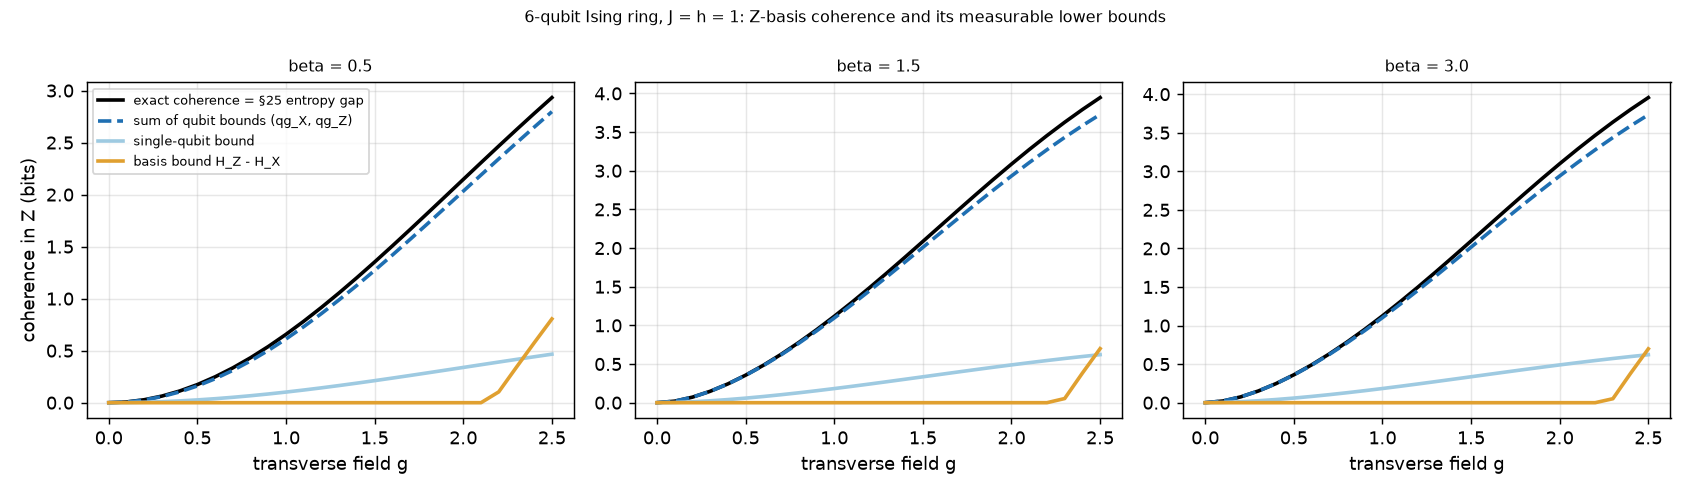

Source code (Python):
"""
Is the §25 entropy gap a witness of quantum coherence? Thermal states of
the transverse-field Ising ring, exact and with finite shots.

§25 found that for a 6-qubit Ising ring (H = -J sum Z_i Z_{i+1} - h sum Z_i
- g sum X_i, J = h = 1) the Z-basis entropy written in qg units,
Sum_i qg_S,i - qg_correlation = H(Z-basis outcomes), equals the
thermodynamic entropy S(rho) exactly when g = 0 and exceeds it when
g > 0. That gap is a known quantity: it is the relative entropy of
coherence in the Z basis [Baumgratz, Cramer, Plenio, PRL 113, 140401
(2014)],

    C(rho) = H(diag rho) - S(rho) >= 0,  = 0 iff rho is diagonal in Z.

So the gap is an exact coherence measure, but it needs S(rho), which Z
counts cannot give. Two lower bounds that ARE measurable:

  * qubit bound (qg): partial trace is an incoherent operation, so
    C(rho) >= C(rho_i) for every qubit. For one qubit with Bloch vector
    (qg_X, qg_Y, qg_Z), |r| = sqrt(qg_X^2 + qg_Y^2 + qg_Z^2) and
        C(rho_i) = H((1 + qg_Z)/2) - H((1 + |r|)/2) = qg_S(qg_Z) - qg_S(|r|).
    It needs only the single-qubit qg in two bases (X and Z here; Y = 0
    for this real Hamiltonian). With translation invariance all sites
    give the same value and can be averaged. Also: qg_X != 0 alone
    certifies coherence, because a diagonal state has <X_i> = 0.
  * sum bound (qg): C is superadditive over qubits,
        C(rho) - Sum_i C(rho_i) = T(rho) - qg_correlation >= 0,
    where T is the quantum total correlation and qg_correlation the
    Z-outcome total correlation (local dephasing cannot increase total
    correlation). So C(rho) >= Sum_i [qg_S(qg_Z,i) - qg_S(|r_i|)], still
    from single-qubit qg in two bases.
  * basis bound: S(rho) <= H(outcomes in ANY basis), so
        C(rho) >= H_Z - H_X,
    the difference of the joint Shannon entropies of the Z- and X-basis
    counts (2^n outcomes each).

Findings (6-qubit ring, J = h = 1):

  * The sum bound from single-qubit qg captures 92-100% of the exact
    Z-basis coherence over beta in [0.25, 3], g in [0.25, 2] (e.g.
    0.354 of 0.356 bits at beta = 1.5, g = 0.5; 2.94 of 3.10 at
    beta = 3, g = 2). The remainder is T - qg_correlation, the part of
    the correlations that the Z basis does not see.
  * The single-qubit bound alone gets only ~16% (it is the sum bound
    divided by n here, by translation invariance).
  * The basis bound H_Z - H_X is useless for these states: it is
    negative almost everywhere (down to -6 bits) because the X-basis
    outcomes are nearly uniform; it turns positive only for a strong
    field (g > ~2.1, e.g. +0.13 of 0.89 at beta = 0.25, g = 2).
  * Finite shots: the qg bounds need few shots (sum bound 0.26 ± 0.11
    at 100 shots, 0.32 ± 0.04 at 1000, exact 0.354, beta = 1.5,
    g = 0.5; small downward bias at 100 shots). At g = 0 (no coherence)
    they read ~0.001 bits and the |qg_X| test at 3 sigma fires in
    0.3-0.5% of runs, the nominal rate.
  * Where it fails: for a graph (cluster) state every reduced qubit is
    I/2, so the qg bounds are 0 while C = n bits -- the same Z-basis
    blind spot as in the first preprint. The tightness above is a
    property of these thermal states, not a general law.

The superadditivity of the relative entropy of coherence is known in
the coherence literature; what qg adds is that the bound is two
single-qubit qg values per site, with the §25 decomposition naming the
missing term.
"""

import math
import os
import sys

import numpy as np

sys.path.insert(0, os.path.dirname(os.path.abspath(__file__)))
sys.path.insert(0, os.path.join(os.path.dirname(os.path.abspath(__file__)), ".."))

from thermal_states_qg_tanh import _site_op, gibbs, ising_ring, von_neumann_bits  # noqa: E402

N_SITES = 6
X = np.array([[0.0, 1.0], [1.0, 0.0]])
Z = np.diag([1.0, -1.0])
HAD = np.array([[1.0, 1.0], [1.0, -1.0]]) / math.sqrt(2)
BETAS = (0.25, 0.5, 1.0, 1.5, 2.0, 3.0)
GS = (0.0, 0.25, 0.5, 1.0, 1.5, 2.0)


def shannon_bits(p):
    p = np.asarray(p, dtype=float)
    p = p[p > 0]
    return float(-(p * np.log2(p)).sum())


def binary_entropy(p):
    return shannon_bits([p, 1 - p])


def _hadamard_all(n):
    out = np.array([[1.0]])
    for _ in range(n):
        out = np.kron(out, HAD)
    return out


def thermal_state(beta, g, n=N_SITES, j=1.0, h=1.0):
    return gibbs(ising_ring(n, j, h, g), beta)


def exact_coherence(rho):
    """Relative entropy of coherence in Z = the §25 entropy gap."""
    return shannon_bits(np.real(np.diag(rho))) - von_neumann_bits(rho)


def bloch_site0(rho, n=N_SITES):
    return (float(np.real(np.trace(_site_op(X, 0, n) @ rho))), float(np.real(np.trace(_site_op(Z, 0, n) @ rho))))


def qubit_bound_from_qg(qg_x, qg_z, qg_y=0.0):
    r = min(math.sqrt(qg_x**2 + qg_y**2 + qg_z**2), 1.0)
    return binary_entropy((1 + qg_z) / 2) - binary_entropy((1 + r) / 2)


def z_and_x_distributions(rho, n=N_SITES):
    hh = _hadamard_all(n)
    return np.clip(np.real(np.diag(rho)), 0, None), np.clip(np.real(np.diag(hh @ rho @ hh)), 0, None)


def exact_row(beta, g):
    rho = thermal_state(beta, g)
    pz, px = z_and_x_distributions(rho)
    qx, qz = bloch_site0(rho)
    return {"C": exact_coherence(rho), "qubit": qubit_bound_from_qg(qx, qz),
            "sum": N_SITES * qubit_bound_from_qg(qx, qz),
            "basis": shannon_bits(pz) - shannon_bits(px), "qg_x": qx, "qg_z": qz, "S": von_neumann_bits(rho)}


def graph_state_counterexample(n=N_SITES):
    """Ring cluster state: (exact C, qg sum bound) = (n, 0)."""
    psi = np.ones(2**n) / math.sqrt(2**n)
    idx = np.arange(2**n)
    for i in range(n):
        j = (i + 1) % n
        psi = psi * np.where(((idx >> i) & 1) & ((idx >> j) & 1), -1.0, 1.0)
    rho = np.outer(psi, psi)
    qx, qz = bloch_site0(rho, n)
    return exact_coherence(rho), n * qubit_bound_from_qg(qx, qz)


# --------------------------------------------------------------------- #
# finite shots
# --------------------------------------------------------------------- #
def miller_madow(counts):
    n = counts.sum()
    k = int((counts > 0).sum())
    return shannon_bits(counts / n) + (k - 1) / (2 * n * math.log(2))


def sampled_bounds(beta, g, shots, rng):
    """Both bounds from `shots` Z-basis and `shots` X-basis measurements."""
    rho = thermal_state(beta, g)
    pz, px = z_and_x_distributions(rho)
    cz = rng.multinomial(shots, pz / pz.sum())
    cx = rng.multinomial(shots, px / px.sum())
    bits = (np.arange(2**N_SITES)[:, None] >> np.arange(N_SITES)) & 1
    sign = 1 - 2 * bits  # per-site +-1
    qz = float((cz @ sign).mean() / shots)  # site-averaged qg_Z
    qx = float((cx @ sign).mean() / shots)  # site-averaged qg_X
    return {"qubit": qubit_bound_from_qg(qx, qz), "sum": N_SITES * qubit_bound_from_qg(qx, qz), "basis_plugin": shannon_bits(cz / shots) - shannon_bits(cx / shots),
            "basis_mm": miller_madow(cz) - miller_madow(cx), "qg_x": qx}


def shot_table(shots_list=(100, 1000, 10000), cases=((1.5, 0.5), (1.5, 1.5), (0.5, 1.0)), reps=200, seed=0):
    rng = np.random.default_rng(seed)
    out = {}
    for beta, g in cases:
        ex = exact_row(beta, g)
        for shots in shots_list:
            rows = [sampled_bounds(beta, g, shots, rng) for _ in range(reps)]
            out[(beta, g, shots)] = {
                "exact": ex,
                **{k: (float(np.mean([r[k] for r in rows])), float(np.std([r[k] for r in rows])))
                   for k in ("qubit", "sum", "basis_plugin", "basis_mm")},
            }
    return out


def false_positive_rate(shots, beta=1.5, reps=400, seed=1, z_sigma=3.0):
    """g = 0 (no coherence): how often does each estimated bound exceed
    z_sigma times its own shot-noise standard error? The qubit bound is
    tested through |qg_X| (standard error sqrt(1/(n shots))); the basis
    bound through its bootstrap-free delta-method error ~ sqrt(2 Var/shots)."""
    rng = np.random.default_rng(seed)
    fp_qx, fp_basis = 0, 0
    rho = thermal_state(beta, 0.0)
    pz, px = z_and_x_distributions(rho)
    var_z = float((pz * np.log2(np.clip(pz, 1e-300, None)) ** 2).sum() - shannon_bits(pz) ** 2)
    var_x = float((px * np.log2(np.clip(px, 1e-300, None)) ** 2).sum() - shannon_bits(px) ** 2)
    se_basis = math.sqrt((var_z + var_x) / shots)
    for _ in range(reps):
        r = sampled_bounds(beta, 0.0, shots, rng)
        if abs(r["qg_x"]) > z_sigma / math.sqrt(N_SITES * shots):
            fp_qx += 1
        if r["basis_mm"] > z_sigma * se_basis:
            fp_basis += 1
    return fp_qx / reps, fp_basis / reps


def make_figure(path):
    import matplotlib

    matplotlib.use("Agg")
    import matplotlib.pyplot as plt

    gs = np.linspace(0, 2.5, 26)
    fig, axes = plt.subplots(1, 3, figsize=(13, 3.8), sharey=False)
    for ax, beta in zip(axes, (0.5, 1.5, 3.0)):
        rows = [exact_row(beta, g) for g in gs]
        ax.plot(gs, [r["C"] for r in rows], "k-", lw=2, label="exact coherence = §25 entropy gap")
        ax.plot(gs, [r["sum"] for r in rows], color="#1f6fb2", lw=2, ls="--", label="sum of qubit bounds (qg_X, qg_Z)")
        ax.plot(gs, [r["qubit"] for r in rows], color="#9ecae1", lw=2, label="single-qubit bound")
        ax.plot(gs, [max(r["basis"], 0) for r in rows], color="#e0a030", lw=2, label="basis bound H_Z - H_X")
        ax.set_title(f"beta = {beta}", fontsize=9)
        ax.set_xlabel("transverse field g")
        ax.grid(alpha=0.3)
    axes[0].set_ylabel("coherence in Z (bits)")
    axes[0].legend(fontsize=7)
    fig.suptitle("6-qubit Ising ring, J = h = 1: Z-basis coherence and its measurable lower bounds", fontsize=9)
    fig.tight_layout()
    fig.savefig(path, dpi=130)


if __name__ == "__main__":
    print("Exact: C (= §25 gap) / qg sum bound / basis bound, bits")
    print("beta\\g " + "".join(f"{g:>20}" for g in GS))
    for beta in BETAS:
        cells = []
        for g in GS:
            r = exact_row(beta, g)
            cells.append(f"{r['C']:.3f}/{r['sum']:.3f}/{r['basis']:+.2f}")
        print(f"{beta:5} " + "".join(f"{c:>20}" for c in cells))
    print("\nFinite shots (mean ± std over 200 repetitions):")
    for (beta, g, shots), r in shot_table().items():
        print(f"  beta {beta}, g {g}, {shots:5d} shots: exact C {r['exact']['C']:.3f}; sum bound "
              f"{r['sum'][0]:.3f}±{r['sum'][1]:.3f} (exact {r['exact']['sum']:.3f}); basis bound plug-in "
              f"{r['basis_plugin'][0]:+.3f}±{r['basis_plugin'][1]:.3f}, Miller-Madow {r['basis_mm'][0]:+.3f}"
              f"±{r['basis_mm'][1]:.3f} (exact {r['exact']['basis']:+.3f})")
    print("\nFalse positives at g = 0 (3 sigma), beta = 1.5:")
    for shots in (100, 1000, 10000):
        a, b = false_positive_rate(shots)
        print(f"  {shots:5d} shots: |qg_X| test {a:.3f}, basis bound {b:.3f}")
    c, b = graph_state_counterexample()
    print(f"\nRing cluster state: exact C {c:.3f} bits, qg sum bound {b:.3f}")
    if "--figure" in sys.argv:
        make_figure(__file__.replace(".py", ".png"))
